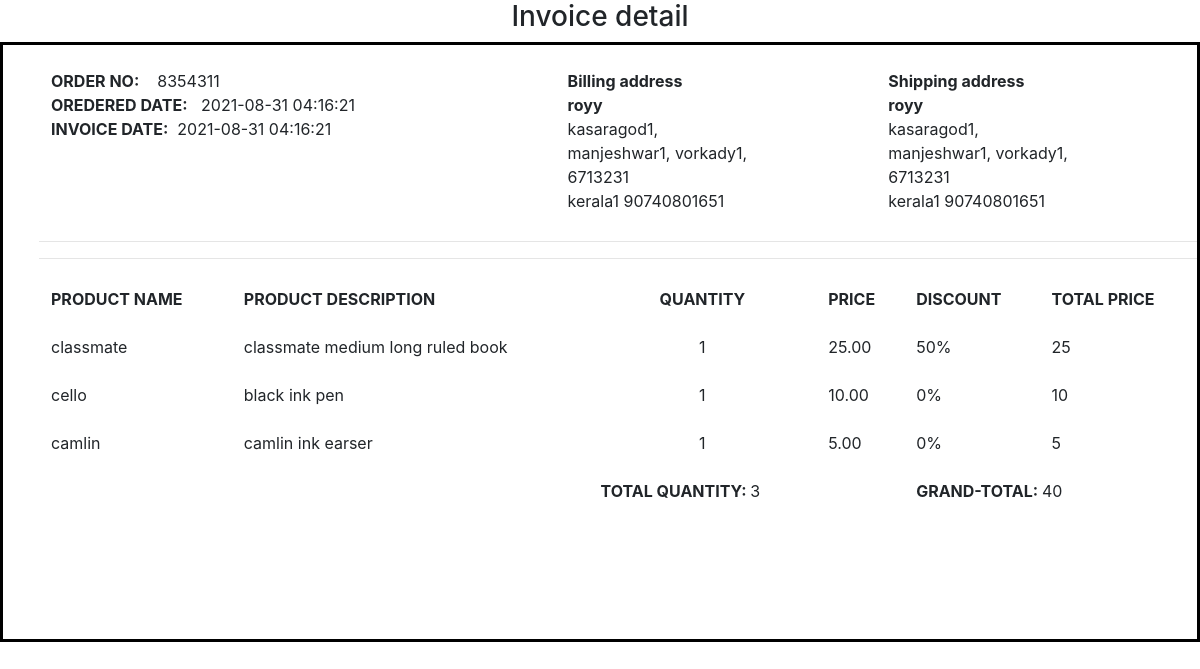
The page /view_invoice.php?invoice_id=253 on the database its author committed.
### tables this page shows
CREATE TABLE `invoice_tbl` (
  `invoice_id` int(10) NOT NULL,
  `order_no` int(10) NOT NULL,
  `user_id` int(10) NOT NULL,
  `address_id` varchar(10) NOT NULL DEFAULT 'NO',
  `grand_total` varchar(10) NOT NULL,
  `order_status` varchar(10) NOT NULL DEFAULT '0',
  `deleted` varchar(10) NOT NULL DEFAULT '0',
  `created_date` timestamp NOT NULL DEFAULT CURRENT_TIMESTAMP
);

CREATE TABLE `address_tbl` (
  `address_id` int(10) NOT NULL,
  `user_id` int(10) NOT NULL,
  `address` varchar(40) NOT NULL,
  `pincode` varchar(10) NOT NULL,
  `city` varchar(15) NOT NULL,
  `state` varchar(20) NOT NULL,
  `land_mark` varchar(20) NOT NULL,
  `name` varchar(30) NOT NULL,
  `mobile_number` varchar(12) NOT NULL,
  `status` varchar(5) NOT NULL DEFAULT '0',
  `deleted` varchar(5) NOT NULL DEFAULT '0',
  `created_date` timestamp NOT NULL DEFAULT CURRENT_TIMESTAMP
);

CREATE TABLE `invoice_detail_tbl` (
  `invoice_detail_id` int(10) NOT NULL,
  `invoice_id` int(10) NOT NULL,
  `product_id` int(10) NOT NULL,
  `quantity` varchar(10) NOT NULL,
  `price` varchar(10) NOT NULL,
  `created_date` timestamp NOT NULL DEFAULT CURRENT_TIMESTAMP
);

CREATE TABLE `product_tbl` (
  `product_id` int(10) NOT NULL,
  `unit_id` int(10) NOT NULL,
  `tax_id` int(10) NOT NULL,
  `category_id` int(10) NOT NULL,
  `sub_category_id` int(10) NOT NULL,
  `product_name` varchar(20) NOT NULL,
  `product_description` varchar(50) NOT NULL,
  `product_code` varchar(10) NOT NULL,
  `stock_status` varchar(10) NOT NULL DEFAULT 'available',
  `quantity` varchar(10) NOT NULL,
  `product_price` varchar(10) NOT NULL,
  `discount` varchar(10) NOT NULL,
  `selling_price` varchar(10) NOT NULL,
  `status` varchar(5) NOT NULL DEFAULT '0',
  `created_date` timestamp NOT NULL DEFAULT CURRENT_TIMESTAMP,
  `deleted` varchar(5) NOT NULL DEFAULT '0',
  `inserted_by_id` varchar(10) NOT NULL DEFAULT 'pending',
  `updated_by_id` varchar(10) NOT NULL DEFAULT 'pending',
  `deleted_by_id` varchar(10) NOT NULL DEFAULT 'pending'
);

### view_invoice.php (the view, shortened to what this page needs)
<!DOCTYPE html>
<html>
<head>
	<link rel="stylesheet" href="https://cdn.jsdelivr.net/npm/bootstrap@4.5.3/dist/css/bootstrap.min.css">
  <link rel="stylesheet" href="https://cdnjs.cloudflare.com/ajax/libs/font-awesome/4.7.0/css/font-awesome.min.css">
</head>
<body>
	<h3 style="text-align: center;">Invoice detail</h3>
<?php
include('dbconnect.php');
$invoice_id = $_GET['invoice_id'];
   $query = " SELECT i.order_no,i.created_date,a.address,a.pincode,a.state,a.city,a.land_mark,a.name,a.mobile_number,i.invoice_id from address_tbl a,invoice_tbl i where i.address_id = a.address_id and a.deleted='0' and a.status='0' and i.deleted='0'and i.invoice_id = '$invoice_id' ";
$query_result=$link->query($query);
while($rows=mysqli_fetch_array($query_result))
{
			$order_no=$rows['order_no'];
			$created_date=$rows['created_date'];
			$address=$rows['address'];
			$pincode=$rows['pincode'];
			$state=$rows['state'];
			$city=$rows['city'];
			$land_mark=$rows['land_mark'];
			$name=$rows['name'];
			$mobile_number=$rows['mobile_number'];
			$invoice_id=$rows['invoice_id'];
		?><div style="border: 3px solid black;height: 600px;width:1200px;padding-left: 3%;padding-top: 1%;">
			<table class="table table-borderless"><tr><td rowspan="3">
			<b>ORDER NO:</b>&nbsp&nbsp&nbsp&nbsp<?php echo "$order_no"; ?><br>
			<b>OREDERED DATE:</b>&nbsp&nbsp&nbsp<?php echo "$created_date";?><br>
			<b>INVOICE DATE:</b>&nbsp&nbsp<?php echo "$created_date";?><br>
</td><td rowspan="3"><b >Billing address</b><br>
<b ><?php echo "$name"; ?></b><br>
			<?php echo "$address"; ?>,<br>
			<?php echo "$city"; ?>,
			<?php echo "$land_mark"; ?>,<br>
			<?php echo "$pincode"; ?><br>
			<?php echo "$state"; ?>
			<?php echo "$mobile_number"; ?>
</td>
</td><td rowspan="3"><b >Shipping  address</b><br>
<b><?php echo "$name"; ?></b><br>
			<?php echo "$address"; ?>,<br>
			<?php echo "$city"; ?>,
			<?php echo "$land_mark"; ?>,<br>
			<?php echo "$pincode"; ?><br>
			<?php echo "$state"; ?>
			<?php echo "$mobile_number"; ?>
</td></tr></table>
<hr>
<?php
}
    $query = " SELECT p.product_name,p.discount,p.product_description,id.quantity,id.price,i.invoice_id,id.invoice_detail_id from invoice_tbl i,product_tbl p,invoice_detail_tbl id where id.product_id = p.product_id and id.invoice_id = i.invoice_id and id.invoice_id='$invoice_id'";
 $query_run = $link->query($query);
 $grand_total = 0;
 $total_quantity = 0;
?>
<table class="table table-borderless" style="width: 100%;">
 			<thead><tr><th>PRODUCT NAME</th>
 						<th>PRODUCT DESCRIPTION</th>
 						 <th style="text-align: center;">QUANTITY</th>
 			 			<th>PRICE</th>
 						<th>DISCOUNT</th>
 						<th>TOTAL PRICE</th><hr>
 						</tr>
<?php
 while($row = mysqli_fetch_array($query_run))
 {
 	$product_name = $row['product_name'];
 	$discount=$row['discount'];
 	$product_description = $row['product_description'];
 	$quantity=$row['quantity'];
 	$price=$row['price'];
 	$total_price = $quantity * $price;
 	$total_quantity = $total_quantity + $quantity;
 	$grand_total = $grand_total + $total_price;
 	?>
<tr><td> <?php echo " $product_name"; ?></td>
				<td> <?php echo "$product_description "; ?></td>
				<td style="text-align: center;"> <?php echo "$quantity "; ?></td>
				<td> <?php echo "$price "; ?></td>
				<td> <?php echo " $discount"; ?>%</td>
				<td> <?php echo " $total_price"; ?></td>
		<?php
 }
?>
 				</tr>
 				<td  style="padding-left: 2%;"></td>  <td></td><td><b>TOTAL QUANTITY:&nbsp</b><?php echo $total_quantity; ?></td><td colspan="1"> </td><td colspan="2"><b>GRAND-TOTAL:&nbsp</b><?php echo $grand_total; ?></td>
</div>
</body>
</html>

### rows shown on the page
invoice_tbl: order_no "8354311", created_date "2021-08-31 04:16:21", address.name "royy", address.address "kasaragod1", address.city "manjeshwar1", address.land_mark "vorkady1", address.pincode "6713231", address.state "kerala1", address.mobile_number "90740801651"
invoice_detail_tbl: product.product_name "classmate", product.product_description "classmate medium long ruled book", quantity "1", price "25.00", product.discount "50", total_price "25"
invoice_detail_tbl: product.product_name "cello", product.product_description "black ink pen", quantity "1", price "10.00", product.discount "0", total_price "10"
invoice_detail_tbl: product.product_name "camlin", product.product_description "camlin ink earser", quantity "1", price "5.00", product.discount "0", total_price "5"

### other values the page prints
$total_quantity "3"
$grand_total "40"
